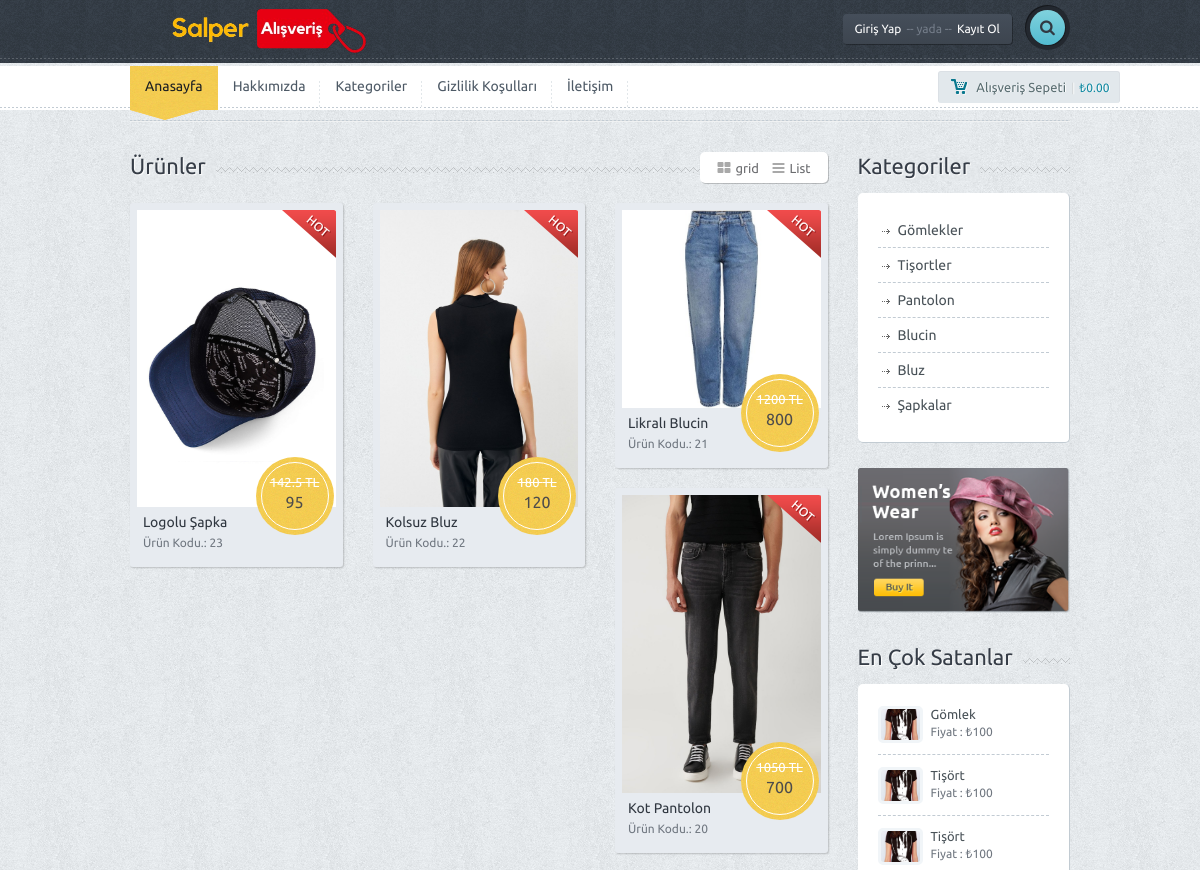
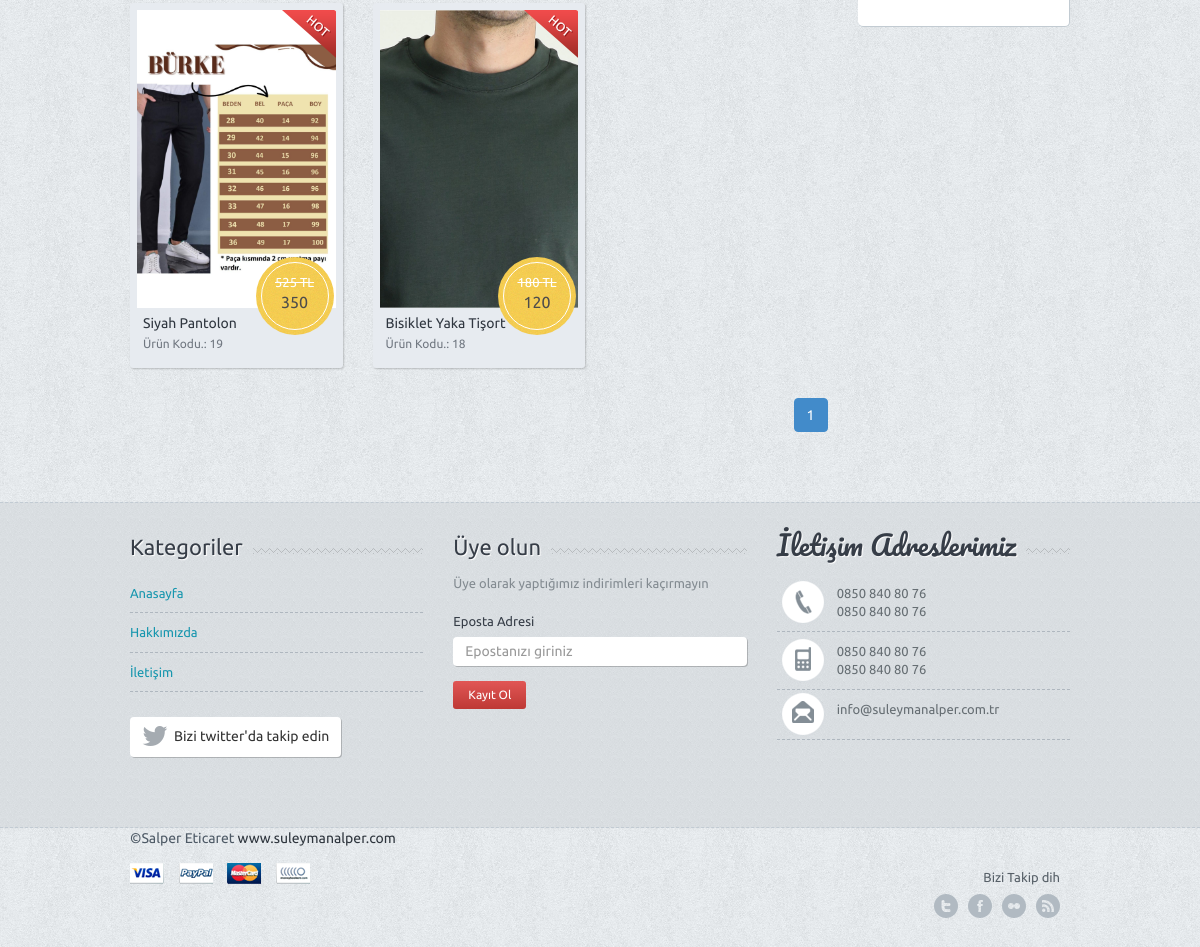
The page /eticaret/kategoriler on the database its author committed (2 pictures, top to bottom).
### tables this page shows
CREATE TABLE `ayar` (
  `ayar_id` int(11) NOT NULL,
  `ayar_logo` varchar(250) NOT NULL,
  `ayar_url` varchar(50) NOT NULL,
  `ayar_title` varchar(250) NOT NULL,
  `ayar_description` varchar(250) NOT NULL,
  `ayar_keywords` varchar(50) NOT NULL,
  `ayar_author` varchar(50) NOT NULL,
  `ayar_tel` varchar(50) NOT NULL,
  `ayar_gsm` varchar(50) NOT NULL,
  `ayar_faks` varchar(50) NOT NULL,
  `ayar_mail` varchar(50) NOT NULL,
  `ayar_ilce` varchar(50) NOT NULL,
  `ayar_il` varchar(50) NOT NULL,
  `ayar_adres` varchar(250) NOT NULL,
  `ayar_mesai` varchar(250) NOT NULL,
  `ayar_maps` varchar(250) NOT NULL,
  `ayar_analystic` varchar(50) NOT NULL,
  `ayar_zopim` varchar(250) NOT NULL,
  `ayar_facebook` varchar(50) NOT NULL,
  `ayar_twitter` varchar(50) NOT NULL,
  `ayar_google` varchar(50) NOT NULL,
  `ayar_youtube` varchar(50) NOT NULL,
  `ayar_smtphost` varchar(50) NOT NULL,
  `ayar_smtpuser` varchar(50) NOT NULL,
  `ayar_smtppassword` varchar(50) NOT NULL,
  `ayar_smtpport` varchar(50) NOT NULL,
  `ayar_bakim` enum('0','1') NOT NULL DEFAULT '1'
);

CREATE TABLE `menu` (
  `menu_id` int(11) NOT NULL,
  `menu_ust` varchar(50) NOT NULL,
  `menu_ad` varchar(100) NOT NULL,
  `menu_detay` text NOT NULL,
  `menu_url` varchar(250) NOT NULL,
  `menu_sira` int(2) NOT NULL,
  `menu_durum` enum('0','1') NOT NULL,
  `menu_seourl` varchar(250) NOT NULL
);

CREATE TABLE `urun` (
  `urun_id` int(11) NOT NULL,
  `kategori_id` int(11) NOT NULL,
  `urun_zaman` timestamp NOT NULL DEFAULT current_timestamp(),
  `urun_ad` varchar(250) NOT NULL,
  `urun_seourl` varchar(250) NOT NULL,
  `urun_detay` text NOT NULL,
  `urun_fiyat` float(9,2) NOT NULL,
  `urun_video` varchar(50) NOT NULL,
  `urun_keyword` varchar(250) NOT NULL,
  `urun_stok` int(11) NOT NULL,
  `urun_durum` enum('0','1') NOT NULL DEFAULT '1',
  `urun_onecikar` enum('0','1') NOT NULL DEFAULT '0'
);

CREATE TABLE `urunfoto` (
  `urunfoto_id` int(11) NOT NULL,
  `urun_id` int(11) NOT NULL,
  `urunfoto_resimyol` varchar(255) NOT NULL,
  `urunfoto_sira` int(2) NOT NULL
);

CREATE TABLE `kategori` (
  `kategori_id` int(11) NOT NULL,
  `kategori_ad` varchar(100) NOT NULL,
  `kategori_ust` int(2) NOT NULL,
  `kategori_seourl` varchar(250) NOT NULL,
  `kategori_sira` int(11) NOT NULL,
  `kategori_durum` enum('0','1') NOT NULL DEFAULT '1'
);

### eticaret/kategoriler.php (the view, shortened to what the rows shown need)
<?php
include 'header.php';
$sayfada = 6;
$sayfa = isset($_GET['sayfa']) ? (int) $_GET['sayfa'] : 1;
$limit = ($sayfa - 1) * $sayfada;
if (isset($_GET['sef'])) {
       $kategorisor = $db->prepare("SELECT * FROM kategori where kategori_seourl=:seourl");
       $kategorisor->execute(array(
              'seourl' => $_GET['sef']
       ));
       $kategoricek = $kategorisor->fetch(PDO::FETCH_ASSOC);
       $kategori_id = $kategoricek['kategori_id'];
       $urunsor = $db->prepare("SELECT * FROM urun where kategori_id=:kategori_id order by urun_id DESC limit $limit,$sayfada");
       $urunsor->execute(array(
              'kategori_id' => $kategori_id
       ));
       $say = $urunsor->rowCount();
} else {
       $urunsor = $db->prepare("SELECT * FROM urun order by urun_id DESC limit $limit,$sayfada");
       $urunsor->execute();
}
?>
<head>
</head>
<div class="container">
       <div class="row">
              <div class="col-md-9">
                     <div class="row prdct">
                            <?php
                            while ($uruncek = $urunsor->fetch(PDO::FETCH_ASSOC)) {
                                   $urun_id = $uruncek['urun_id'];
                                   $urunfotosor = $db->prepare("SELECT * FROM urunfoto where urun_id=:urun_id order by urunfoto_sira ASC limit 1 ");
                                   $urunfotosor->execute(array(
                                          'urun_id' => $urun_id
                                   ));
                                   $urunfotocek = $urunfotosor->fetch(PDO::FETCH_ASSOC);
                            ?>
                                   <div class="col-md-4">
                                          <div class="productwrap">
                                                 <div class="pr-img">
                                                        <div class="hot"></div>
                                                        <a href="urun-<?= seo($uruncek["urun_ad"]) . '-' . $uruncek["urun_id"] ?>"><img src="<?php echo $urunfotocek['urunfoto_resimyol'] ?>" alt="" class="img-responsive"></a>
                                                        <div class="pricetag on-sale">
                                                               <div class="inner on-sale"><span class="onsale"><span class="oldprice"><?php echo $uruncek['urun_fiyat'] * 1.50 ?> TL</span><?php echo $uruncek['urun_fiyat'] ?></span></div>
                                                        </div>
                                                 </div>
                                                 <span class="smalltitle"><a href="urun-<?= seo($uruncek["urun_ad"]) . '-' . $uruncek["urun_id"] ?>"><?php echo $uruncek['urun_ad'] ?></a></span>
                                                 <span class="smalldesc">Ürün Kodu.: <?php echo $uruncek['urun_id'] ?></span>
                                          </div>
                                   </div>
                            <?php } ?>
                     </div>
              </div>
              <?php include 'sidebar.php' ?>
       </div>
</div>
<?php include 'footer.php'; ?>

### eticaret/header.php (shortened to what the rows shown need)
<?php
include 'nedmin/netting/baglan.php';
include 'nedmin/production/fonksiyon.php';
$ayarsor = $db->prepare("SELECT * FROM ayar where ayar_id=:id");
$ayarsor->execute(array(
  'id' => 0
));
$ayarcek = $ayarsor->fetch(PDO::FETCH_ASSOC);
?>
<!DOCTYPE html>
<html lang="en">
<head>
  <link href='font-awesome\css\font-awesome.css' rel="stylesheet" type="text/css">
  <link href="bootstrap\css\bootstrap.min.css" rel="stylesheet">
  <link rel="stylesheet" type="text/css" href="css/animate.css">
  <link rel="stylesheet" href="style.css">
  <link rel="stylesheet" href="css\owl.carousel.css">
  <link rel="stylesheet" href="css\owl.transitions.css">
</head>
<body>
  <div id="wrapper">
    <div class="header">
      <div class="container">
        <div class="row">
          <div class="col-xs-6 col-md-4 main-logo animated shake">
            <a href="index.php"><img width="250" src="<?php echo $ayarcek['ayar_logo'] ?>" alt="Site Logosu" class="logo img-responsive"></a>
          </div>
        </div>
      </div>
    </div>
    <div class="main-nav">
      <div class="navbar navbar-default navbar-static-top">
        <div class="container">
          <div class="row">
            <div class="col-md-10">
              <div class="navbar-collapse collapse">
                <ul class="nav navbar-nav">
                  <?php
                  $menusor = $db->prepare("SELECT * FROM menu where menu_durum=:durum order by menu_sira ASC limit 5");
                  $menusor->execute(array(
                    'durum' => 1
                  ));
                  while ($menucek = $menusor->fetch(PDO::FETCH_ASSOC)) {
                  ?>
                    <li><a href="
        <?php
                    if (!empty($menucek['menu_url'])) {
                      echo $menucek['menu_url'];
                    } else {
                      echo "sayfa-" . seo($menucek['menu_ad']);
                    }
        ?>
        "><?php echo $menucek['menu_ad'] ?></a></li>
                  <?php } ?>
                </ul>
              </div>
            </div>
          </div>
        </div>
      </div>
    </div>

### eticaret/sidebar.php (shortened to what the rows shown need)
<div class="col-md-3">
	<div class="categorybox">
		<ul>
					<?php
			$query = "SELECT * FROM kategori order by kategori_id";
			$goster = $db->prepare($query);
$goster->execute();
 $toplamSatirSayisi = $goster->rowCount();
$tumSonuclar = $goster->fetchAll();
for ($i = 0; $i < $toplamSatirSayisi; $i++) {
	if ($tumSonuclar[$i]['kategori_ust'] == "0") {
		kategori($tumSonuclar[$i]['kategori_id'], $tumSonuclar[$i]['kategori_ad'], $tumSonuclar[$i]['kategori_ust']);
	}
}
function kategori($kategori_id, $kategori_ad, $kategori_ust) {
	global $tumSonuclar;
	global $toplamSatirSayisi;
	$altKategoriSayisi = 0;
	for ($i = 0; $i < $toplamSatirSayisi; $i++) {
		if ($tumSonuclar[$i]['kategori_ust'] == $kategori_id) {
			$altKategoriSayisi++;
		}
	}
	?>
	<li>
		<a href="kategori-<?=seo($kategori_ad) ?>"><?php echo $kategori_ad ?></a>
</li>
<?php
}
?>
		</ul>
	</div>
			</div>

### eticaret/footer.php (shortened to what the rows shown need)
<div class="f-widget">
		<div class="container">
			<div class="row">
				<div class="col-md-4">
					<ul class="contact-widget">
						<li class="fphone"><?php echo $ayarcek['ayar_tel']; ?> <br> <?php echo $ayarcek['ayar_faks']; ?></li>
						<li class="fmobile"><?php echo $ayarcek['ayar_gsm']; ?><br><?php echo $ayarcek['ayar_gsm']; ?></li>
						<li class="fmail lastone"><?php echo $ayarcek['ayar_mail']; ?></li>
					</ul>
				</div>
			</div>
		</div>
	</div>
	<div class="footer">
		<div class="container">
			<div class="row">
				<div class="col-md-9">
					<div class="f-credit">&copy;<?php echo $ayarcek['ayar_author'] ?> <a href="https://suleymanalper.com">www.suleymanalper.com</a></div>
					<a href=""><div class="payment visa"></div></a>
					<a href=""><div class="payment paypal"></div></a>
					<a href=""><div class="payment mc"></div></a>
					<a href=""><div class="payment nh"></div></a>
				</div>
			</div>
		</div>
	</div>
	</div>
  </body>
</html>

### rows shown on the page
ayar: ayar_logo (picture), ayar_tel "0850 840 80 76", ayar_faks "0850 840 80 76", ayar_gsm "0850 840 80 76", ayar_mail "info@suleymanalper.com.tr", ayar_author "Salper Eticaret"
menu: menu_ad "Hakkımızda"
menu: menu_ad "Kategoriler"
menu: menu_ad "Gizlilik Koşulları"
menu: menu_ad "İletişim"
urun: urunfoto.urunfoto_resimyol (picture), $uruncek['urun_fiyat']*1.50 "142.5", urun_fiyat "95", urun_ad "Logolu Şapka", urun_id "23"
urun: urunfoto.urunfoto_resimyol (picture), $uruncek['urun_fiyat']*1.50 "180", urun_fiyat "120", urun_ad "Kolsuz Bluz", urun_id "22"
urun: urunfoto.urunfoto_resimyol (picture), $uruncek['urun_fiyat']*1.50 "1200", urun_fiyat "800", urun_ad "Likralı Blucin", urun_id "21"
urun: urunfoto.urunfoto_resimyol (picture), $uruncek['urun_fiyat']*1.50 "1050", urun_fiyat "700", urun_ad "Kot Pantolon", urun_id "20"
urun: urunfoto.urunfoto_resimyol (picture), $uruncek['urun_fiyat']*1.50 "525", urun_fiyat "350", urun_ad "Siyah Pantolon", urun_id "19"
urun: urunfoto.urunfoto_resimyol (picture), $uruncek['urun_fiyat']*1.50 "180", urun_fiyat "120", urun_ad "Bisiklet Yaka Tişort", urun_id "18"
kategori: kategori_ust 0 (drawn), kategori_ad "Gömlekler"
kategori: kategori_ust 0 (drawn), kategori_ad "Tişortler"
kategori: kategori_ust 0 (drawn), kategori_ad "Pantolon"
kategori: kategori_ust 0 (drawn), kategori_ad "Blucin"
kategori: kategori_ust 0 (drawn), kategori_ad "Bluz"
kategori: kategori_ust 0 (drawn), kategori_ad "Şapkalar"
